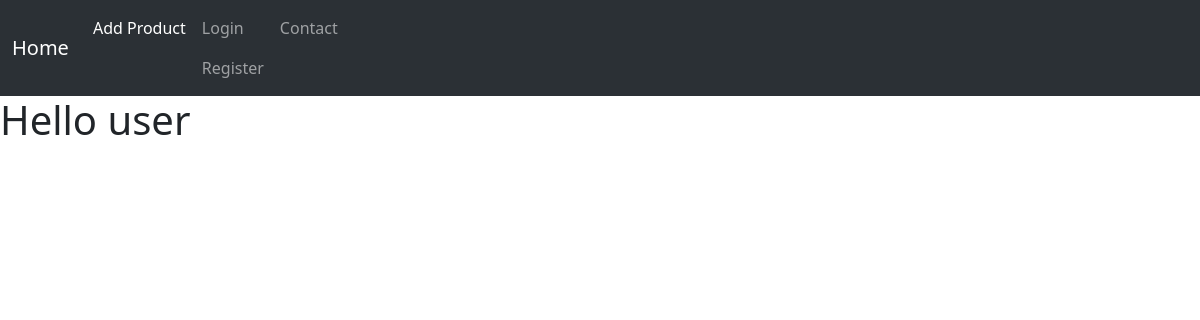
The app's page /, older data.
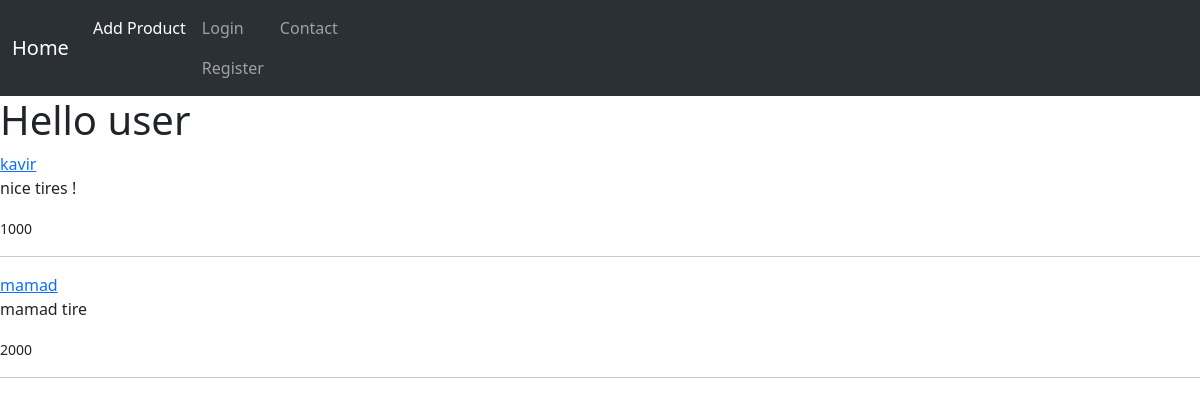
The same page, newer data.
### home/models.py (models this page shows, shortened)
class Tire(models.Model) :
    tire_name = models.CharField(max_length = 10)
    tire_description = models.CharField(max_length = 100)
    tire_price = models.IntegerField()

### home/views.py (the view)
# urls.py: 2. Add a URL to urlpatterns:  path('', views.home, name='home')
def home(request):
    template_name = 'home_app/home.html'
    if request.method == 'GET' :
        products = Tire.objects.all()
    return render(request , template_name , context={'products': products})

### home/templates/home_app/home.html (shortened to what this page needs)
{% extends 'inc/extend.html' %}
{% block content %}
    <h1> Hello user </h1>
    {% for product in products %}
        <a href="{% url 'home:detail' product.id %}">{{product.tire_name}}</a>
        <p> {{product.tire_description}} </p>
        <small> {{product.tire_price}} </small> <hr>
    {% endfor %}
{% endblock content %}

### templates/inc/extend.html (shortened to what this page needs)
<!DOCTYPE html>
<html lang="en">
<head>
    <link href="https://cdn.jsdelivr.net/npm/bootstrap@5.3.3/dist/css/bootstrap.min.css" rel="stylesheet">
</head>
<body>
    {%include 'inc/navbar.html'%}
    {% block  content %} {% endblock content %}
</body>
</html>

### templates/inc/navbar.html (shortened to what this page needs)
<nav class="navbar navbar-expand-lg bg-body-tertiary" data-bs-theme="dark">
    <div class="container-fluid">
      <a class="navbar-brand" href="{% url 'home:home' %}">Home</a>
      <div class="collapse navbar-collapse" id="navbarNav">
        <ul class="navbar-nav">
          <li class="nav-item">
            <a class="nav-link active" aria-current="page" href="{% url 'home:add' %}">Add Product</a>
          </li>
          <li class="nav-item">
            {% if request.user.is_authenticated %}
              <a class="nav-link" href="{% url 'account:logout' %}">Logout</a>
            {% else %}
              <a class="nav-link" href="{% url 'account:login' %}">Login</a>
              <a class="nav-link" href="{% url 'account:register' %}">Register</a>
            {% endif %}
          </li>
          <li class="nav-item">
            <a class="nav-link" href="{% url 'home:contact' %}">Contact</a>
          </li>
        </ul>
      </div>
    </div>
  </nav>

Row changes from the older to the newer data that the page shows:
added Tire: tire_name "kavir", tire_description "nice tires !", tire_price "1000"
added Tire: tire_name "mamad", tire_description "mamad tire", tire_price "2000"
